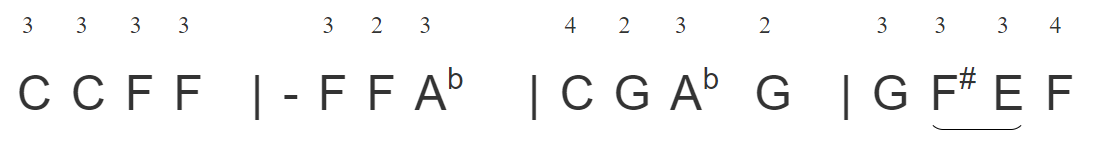
%> input picture input/input3.png, 1104 x 151 px
$ octave music.m   (GNU Octave 9; MATLAB toolbox functions it lacks are replaced by stand-ins)
%> lines starting %> are read from the running program, lines starting %| are printed output that depends on the picture; in (x1, y1, x2, y2) boxes, pixels count from 0 and x2, y2 are one past the last pixel; in counts of white or black regions, pixels touching at a corner belong together; the program's own positions count from 1
% Description   : Musical notes translator
% Date          : 20/04/2018
% Group         : 3
% Group-Members : Shanaya Mehta	      (201501055)
%                 Himanshu Moliya     (201501062)
%                 Janvi Patel 	      (201501072)
%                 Nishi Patel		  (201501076)
%	    	      Mohit Issrani	      (1612216)

clc                       %for clearing theoraticaleoraticale command window
close all                 %for closing all theoraticaleoraticale window except command window
clear all                 %for deleting all theoraticaleoraticale variables from theoraticaleoraticale memory

img = imread('input3.png');   %Read image from graphics file
%> img is the input picture: size 151x1104x3 uint8; mean R, G, B 246.9, 246.9, 246.9
img = imresize(img, 3);       %resize the image
%> img: size 453x3312x3 uint8
% image is larger then original image by scale of 3

lvl = graythresh(img);      %Global image threshold using Otsu's method
%> lvl = 0.635
BWOrig = im2bw(img, lvl);   %convert image to binary image using threshold
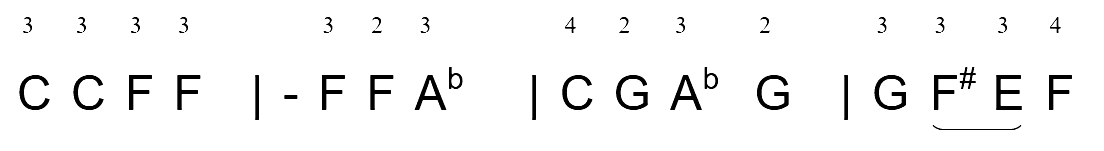
%> BWOrig: size 453x3312 logical (shown at 1/3 size); 95.9% white; 58 black regions (7 under 20 px), largest, box (x1, y1, x2, y2) and area: (2271, 225, 2366, 330) 3703, (1848, 225, 1944, 330) 3701, (2623, 225, 2718, 330) 3684

BWComplement = ~BWOrig;     %complement of image
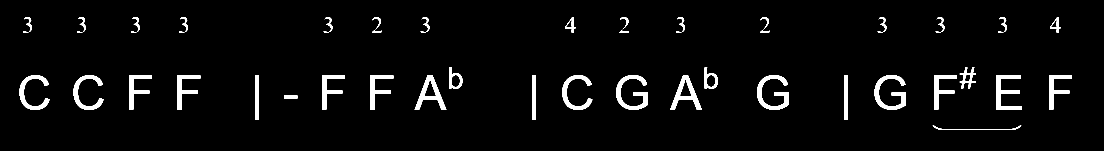
%> BWComplement: size 453x3312 logical (shown at 1/3 size); 4.1% white; 58 white regions (7 under 20 px), largest, box (x1, y1, x2, y2) and area: (2271, 225, 2366, 330) 3703, (1848, 225, 1944, 330) 3701, (2623, 225, 2718, 330) 3684
CC = bwconncomp(BWComplement);  %find connected components in binary image
%> CC = 58 connected components
numPixels = cellfun(@numel, CC.PixelIdxList);   %apply function in each cell in cell array
%> numPixels = 58 values, max 3703 at index 39, min 1 at index 17, mean 1052
[biggest,idx] = max(numPixels);
%> biggest = 3703; idx = 39
BWComplement(CC.PixelIdxList{idx}) = 0;
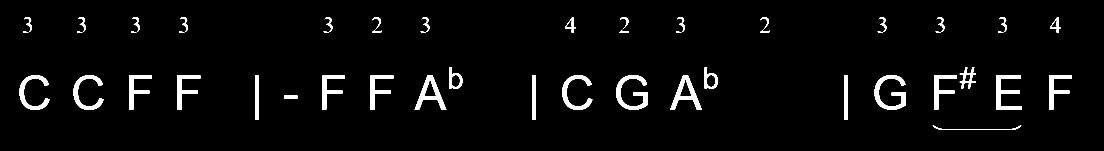
%> BWComplement: size 453x3312 logical (shown at 1/3 size); 3.8% white; 57 white regions (7 under 20 px), largest, box (x1, y1, x2, y2) and area: (1848, 225, 1944, 330) 3701, (2623, 225, 2718, 330) 3684, (2988, 225, 3066, 330) 3545

BW = imdilate(BWComplement, strel('disk',3)); % grow the text a bit to get a bigger ROI around them.
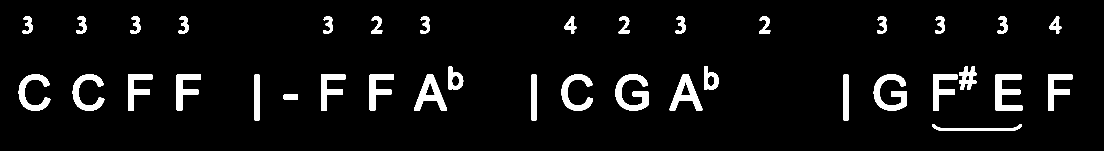
%> BW: size 453x3312 logical (shown at 1/3 size); 5.6% white; 37 white regions
CC = bwconncomp(BW);    %finding connected components in binary image
%> CC = 37 connected components

% Use regionprops to get the bounding boxes around the text
s = regionprops(CC,'BoundingBox');
%> s = 37 regions; largest, box (x1, y1, x2, y2): (1846, 223, 1946, 332), (2008, 223, 2108, 332), (1242, 223, 1341, 332), (2621, 223, 2720, 332), (56, 223, 151, 332)
roi = vertcat(s(:).BoundingBox);   % Concatenate arrays vertically
%> roi = 37 rows, first 8: [56.5 223.5 95 109; 67.5 49.5 31 52; 218.5 223.5 95 109; 229.5 49.5 31 52; 385.5 223.5 73 109; 391.5 49.5 31 52; 530.5 223.5 73 109; 535.5 49.5 31 52]

BW1 = imerode(BWComplement, strel('square',1));  %Image processing of Erode image to find the curve

%> (the run ends here)

$ run again, with input/input1.PNG copied over input/input3.png
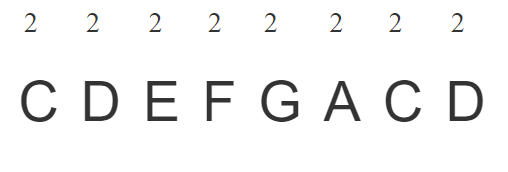
%> input picture input/input1.PNG, 508 x 172 px
%> img is the input picture: size 172x508x3 uint8; mean R, G, B 244.6, 244.6, 244.6
%> img: size 516x1524x3 uint8
%> lvl = 0.631
%> `BWOrig = im2bw(img, lvl);`:
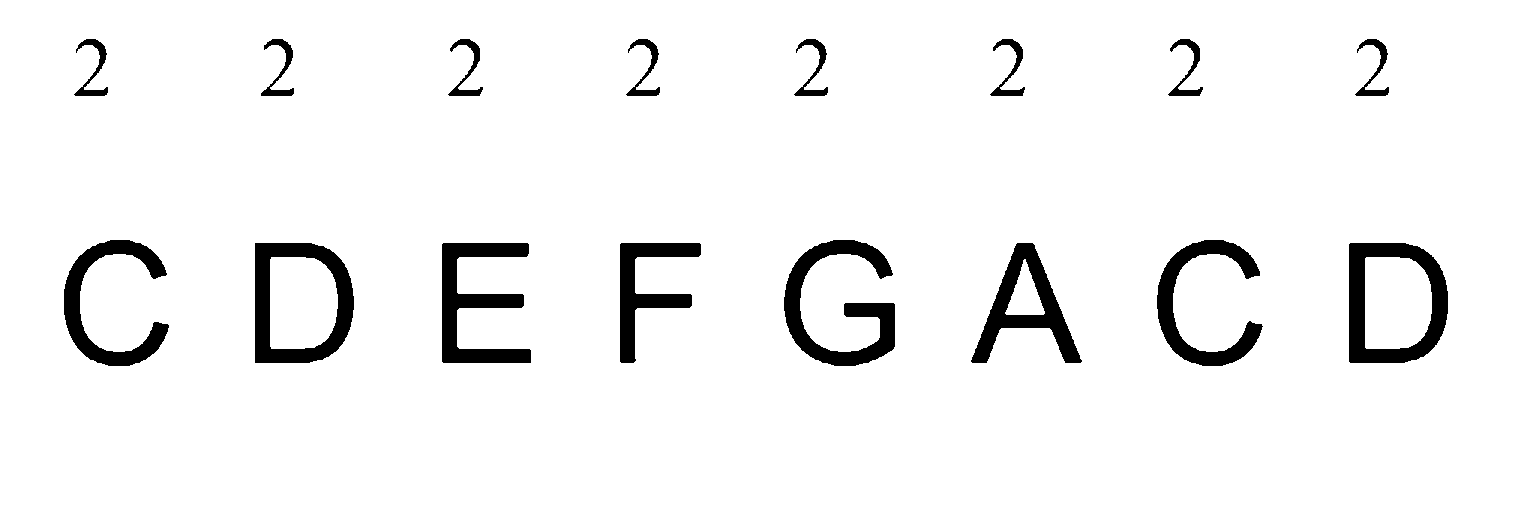
%> BWOrig: size 516x1524 logical; 94.8% white; 16 black regions, largest, box (x1, y1, x2, y2) and area: (784, 240, 895, 366) 5166, (1349, 243, 1448, 363) 5140, (255, 243, 354, 363) 5044
%> `CC = bwconncomp(BWComplement);`: CC = 16 connected components
%> numPixels = [4186 570 5044 564 4780 570 3520 570 5166 570 4299 580 4160 570 5140 570]
%> biggest = 5166; idx = 9
%> `BW = imdilate(BWComplement, strel('disk',3));`:
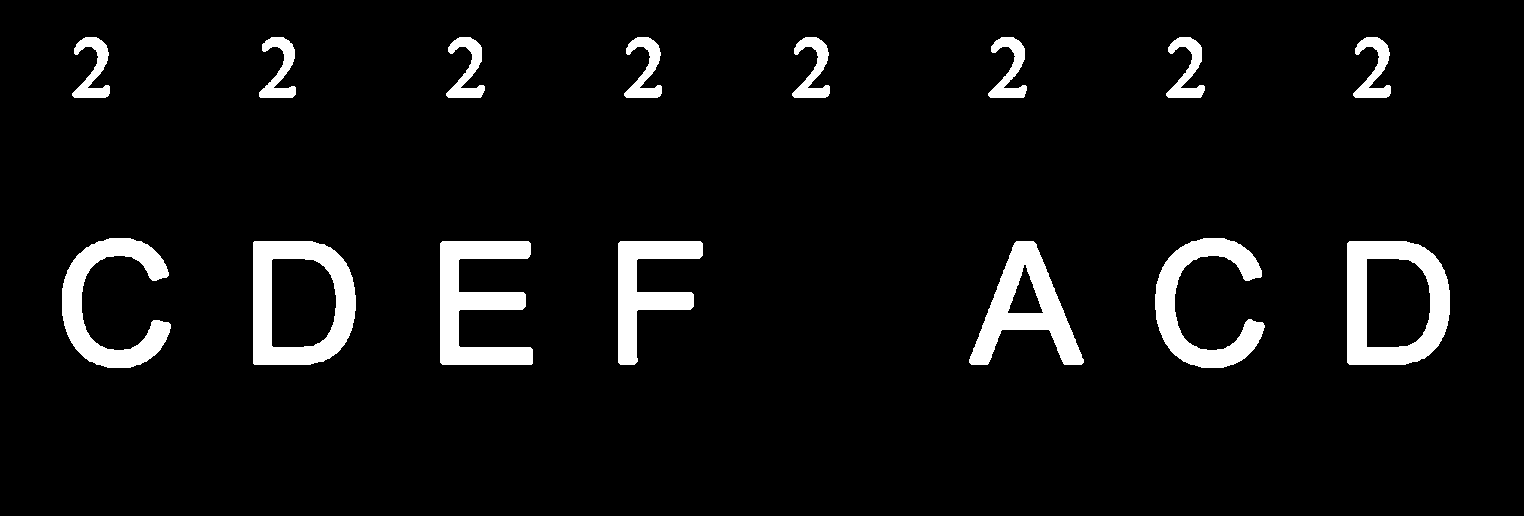
%> BW: size 516x1524 logical; 6.2% white; 15 white regions
%> `CC = bwconncomp(BW);`: CC = 15 connected components
%> s = 15 regions; largest, box (x1, y1, x2, y2): (1155, 238, 1265, 368), (969, 241, 1084, 365), (62, 238, 171, 368), (253, 241, 356, 365), (1347, 241, 1450, 365)
%> roi = 15 rows, first 8: [62.5 238.5 109 130; 72.5 37.5 38 61; 253.5 241.5 103 124; 259.5 37.5 37 61; 440.5 241.5 93 124; 446.5 37.5 39 61; 618.5 241.5 85 124; 624.5 37.5 38 61]

$ run again, with input/input2.png copied over input/input3.png
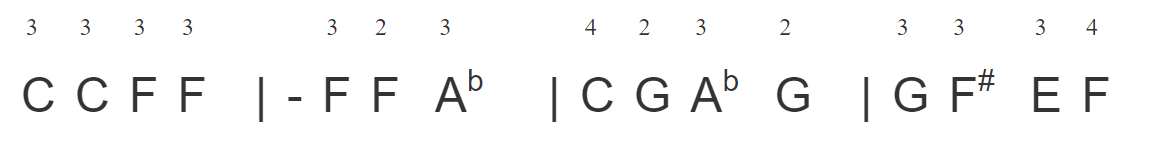
%> input picture input/input2.png, 1167 x 145 px
%> img is the input picture: size 145x1167x3 uint8; mean R, G, B 247.1, 247.1, 247.1
%> img: size 435x3501x3 uint8
%> lvl = 0.635
%> `BWOrig = im2bw(img, lvl);`:
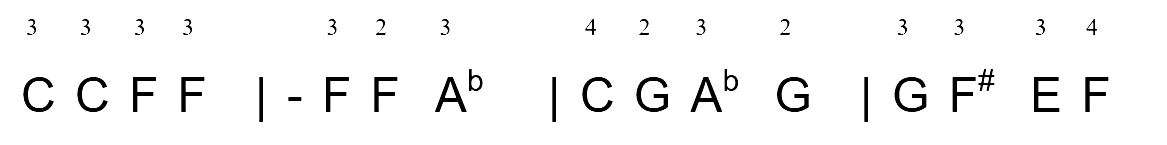
%> BWOrig: size 435x3501 logical (shown at 1/3 size); 96% white; 55 black regions (5 under 20 px), largest, box (x1, y1, x2, y2) and area: (2331, 231, 2427, 336) 3701, (2684, 231, 2779, 336) 3694, (1909, 231, 2004, 336) 3684
%> `CC = bwconncomp(BWComplement);`: CC = 55 connected components
%> numPixels = 55 values, max 3701 at index 39, min 1 at index 17, mean 1094.7
%> biggest = 3701; idx = 39
%> `BW = imdilate(BWComplement, strel('disk',3));`:
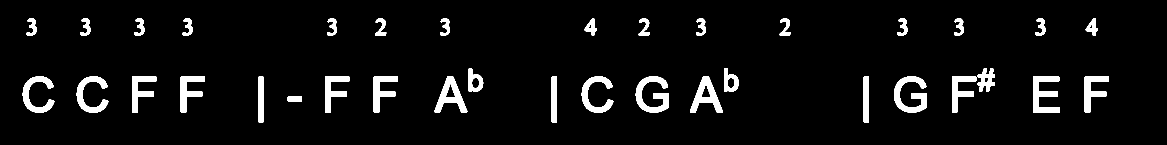
%> BW: size 435x3501 logical (shown at 1/3 size); 5.4% white; 36 white regions
%> `CC = bwconncomp(BW);`: CC = 36 connected components
%> s = 36 regions; largest, box (x1, y1, x2, y2): (1303, 229, 1402, 338), (1907, 229, 2006, 338), (2682, 229, 2781, 338), (2070, 229, 2168, 338), (68, 229, 163, 338)
%> roi = 36 rows, first 8: [68.5 229.5 95 109; 79.5 55.5 31 52; 230.5 229.5 95 109; 241.5 55.5 31 52; 397.5 229.5 73 109; 403.5 55.5 31 52; 542.5 229.5 73 109; 547.5 55.5 31 52]

$ run again, with input/input4.PNG copied over input/input3.png
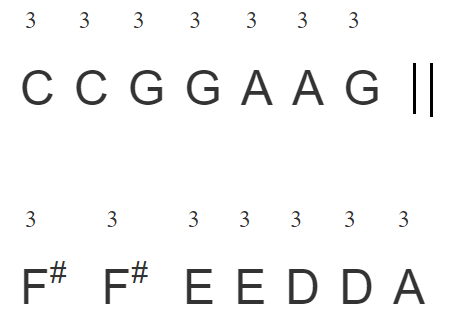
%> input picture input/input4.PNG, 476 x 328 px
%> img is the input picture: size 328x476x3 uint8; mean R, G, B 246.7, 246.7, 246.7
%> img: size 984x1428x3 uint8
%> lvl = 0.631
%> `BWOrig = im2bw(img, lvl);`:
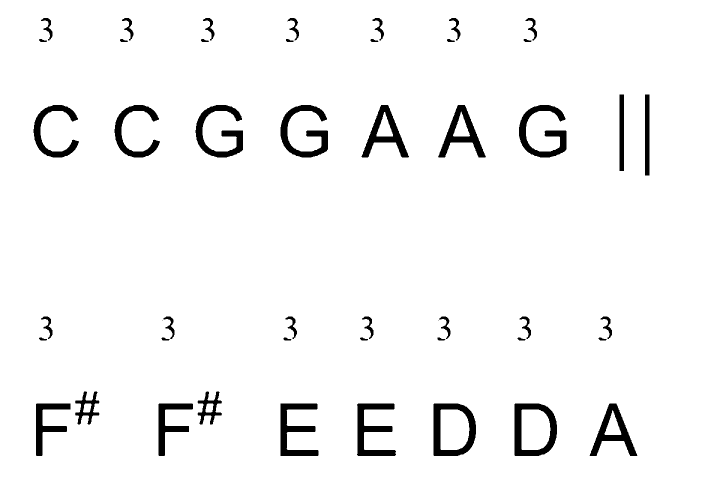
%> BWOrig: size 984x1428 logical (shown at 1/2 size); 95.9% white; 49 black regions (3 under 20 px), largest, box (x1, y1, x2, y2) and area: (867, 807, 952, 912) 3852, (1029, 807, 1114, 912) 3852, (561, 210, 656, 315) 3696
%> `CC = bwconncomp(BWComplement);`: CC = 49 connected components
%> numPixels = 49 values, max 3852 at index 32, min 1 at index 13, mean 1173.9
%> biggest = 3852; idx = 32
%> `BW = imdilate(BWComplement, strel('disk',3));`:
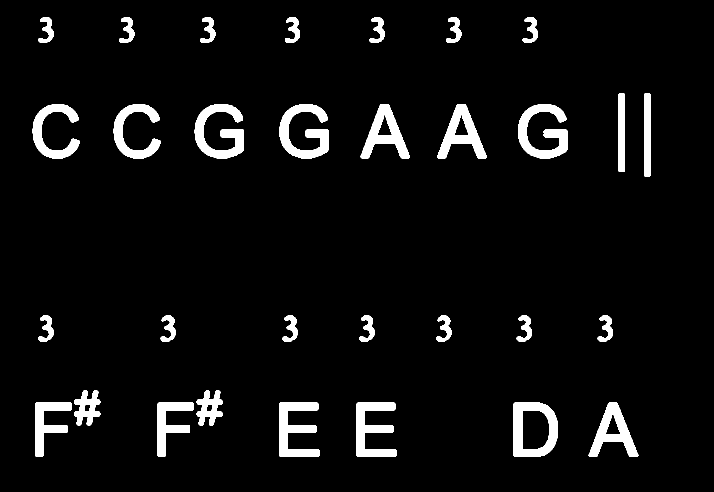
%> BW: size 984x1428 logical (shown at 1/2 size); 5.5% white; 31 white regions
%> `CC = bwconncomp(BW);`: CC = 31 connected components
%> s = 31 regions; largest, box (x1, y1, x2, y2): (874, 208, 974, 317), (1177, 805, 1277, 914), (389, 208, 488, 317), (559, 208, 658, 317), (721, 208, 820, 317)
%> roi = 31 rows, first 8: [65.5 208.5 95 109; 70.5 805.5 73 109; 76.5 34.5 31 52; 76.5 631.5 31 52; 148.5 781.5 53 70; 227.5 208.5 95 109; 238.5 34.5 31 52; 315.5 805.5 73 109]
